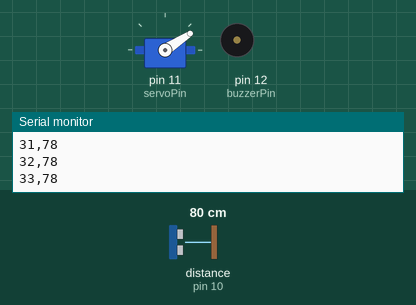
This sketch was run on a simulated Arduino Uno, built with avr-gcc and run on an emulated ATmega328P. On the bench: servo, buzzer (waves = sounding), the last lines printed to the serial monitor. Wiring (inferred from the names in the program): ultrasonic range finder: trigger pin 9; echo pin 10. Inputs (shaded band) come from the test bench; at power-on: distance to the obstacle (sensor on pin 10) 80 cm. The echo pulse lasts 58.3 µs per cm.

Above: at 1.2 s.
1.3 s: distance to the obstacle (sensor on pin 10) set to 27 cm
At 2.0 s:
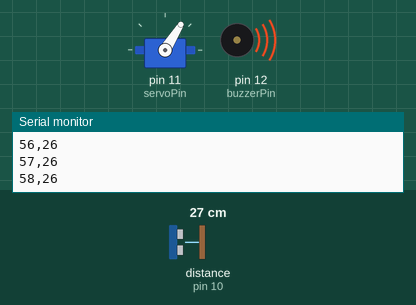
4.3 s: distance to the obstacle (sensor on pin 10) set to 34 cm
At 5.1 s:
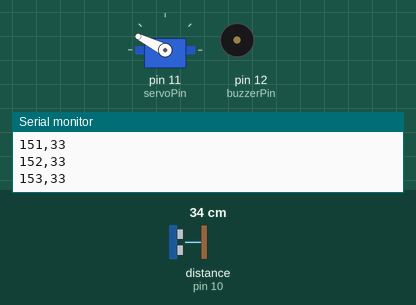
7.3 s: distance to the obstacle (sensor on pin 10) set to 120 cm
10.3 s: distance to the obstacle (sensor on pin 10) set to 2 cm
At 11.2 s:
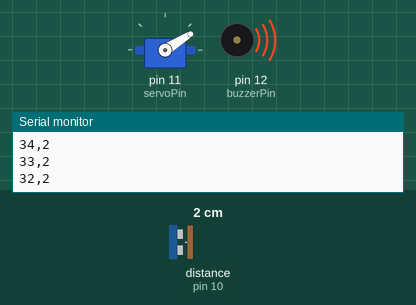
13.3 s: distance to the obstacle (sensor on pin 10) set to 35 cm
At 13.8 s:
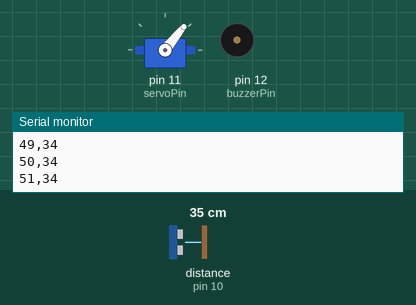
16.3 s: distance to the obstacle (sensor on pin 10) set to 250 cm
Timing chart, 0 to 20.3 s (numbered marks = the images above; inputs shaded):
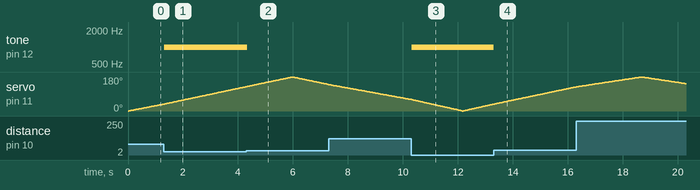

The sketch:

Arduino_ide_radar_.ino
```cpp
#include <Servo.h>

// Define connection pins
const int trigPin = 9;
const int echoPin = 10;
const int servoPin = 11;
const int buzzerPin = 12; // Buzzer pin

// Define variables
long duration;
int distance;
int angle = 0; // Start at 0 degrees
int step = 1; // Move 1 degree at a time
bool movingClockwise = true; // Direction flag

// Detection parameters
const int detectionThreshold = 30; // Distance in cm to trigger buzzer (adjust as needed)
bool objectDetected = false;

Servo radarServo; // Create servo object

void setup() {
  pinMode(trigPin, OUTPUT);
  pinMode(echoPin, INPUT);
  pinMode(buzzerPin, OUTPUT); // Set buzzer pin as output
  radarServo.attach(servoPin);
  Serial.begin(9600); // Start serial communication
}

void loop() {

  // Move the servo to the current angle
  radarServo.write(angle);

  // Get distance measurement from ultrasonic sensor
  distance = calculateDistance();

  // Check if object is detected within threshold
  if (distance > 0 && distance < detectionThreshold) {
    objectDetected = true;
    tone(buzzerPin, 1000); // Sound buzzer at 1000Hz
  } else {
    objectDetected = false;
    noTone(buzzerPin); // Turn off buzzer
  }

  // Send data to Processing in the format: "angle,distance"
  Serial.print(angle);
  Serial.print(",");
  Serial.println(distance);

  // Calculate the next angle
  if (movingClockwise) {
    angle += step; // Increase the angle
  } else {
    angle -= step; // Decrease the angle
  }

  // Change direction when we hit the limits (0 or 180)
  if (angle >= 180) {
    movingClockwise = false; // Now move counter-clockwise
    angle = 180; // Ensure it doesn't exceed 180
  }
  if (angle <= 0) {
    movingClockwise = true; // Now move clockwise
    angle = 0; // Ensure it doesn't go below 0
  }

  // Small delay for stability and to control sweep speed
  delay(30);
}

// Function to calculate distance
int calculateDistance() {
  digitalWrite(trigPin, LOW);
  delayMicroseconds(2);
  digitalWrite(trigPin, HIGH);
  delayMicroseconds(10);
  digitalWrite(trigPin, LOW);
  duration = pulseIn(echoPin, HIGH);
  distance = duration * 0.034 / 2;
  return distance;
}
```

Measured:
- the behaviour switches between 30 and 31 cm on distance to the obstacle (sensor on pin 10) (found by bisection; images 1 and 2)
- after the input at 1.3 s, tone on pin 12 (buzzerPin): silent → 1000 Hz at once
- after the input at 4.3 s, tone on pin 12 (buzzerPin): 1000 Hz → silent at once
- after the input at 10.3 s, tone on pin 12 (buzzerPin): silent → 1000 Hz at once
- after the input at 13.3 s, tone on pin 12 (buzzerPin): 1000 Hz → silent at once
- by itself, servo on pin 11 (servoPin): rises from 127° to 180° in 2.4 s, then falls to 145° in 1.6 s
